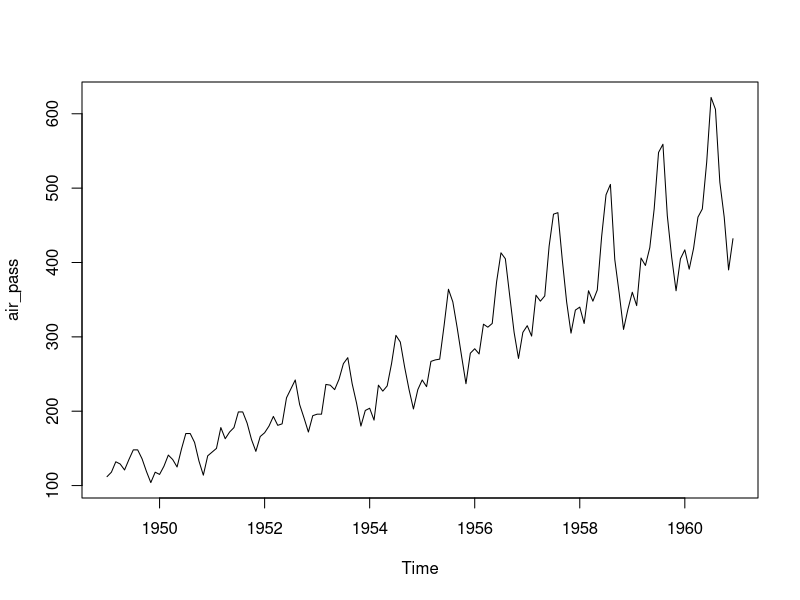
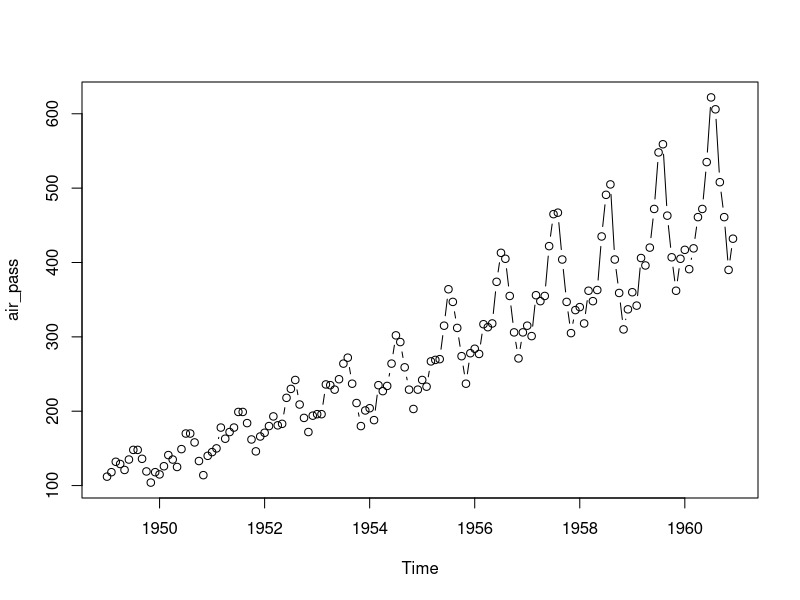
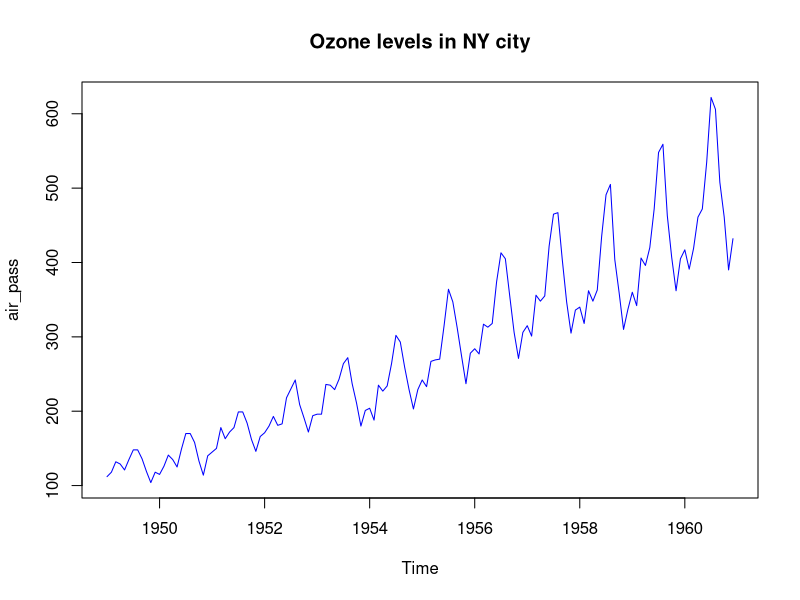

Generate these figures, in order, with R: (Note: this script raises an error after producing the figures.)
air_pass <- datasets::AirPassengers


## top 10 and last 10 rows
head(air_pass,10)
tail(air_pass,10)


summary(AirPassengers)


###################

plot(air_pass)



# points and lines 

plot(air_pass, type= "b") # p: points, l: lines,b: both
plot(air_pass, main = 'Ozone levels in NY city',
     col = 'blue')


# Horizontal bar plot

barplot(air_pass , col= 'blue',horiz = T,axes=T)


#Histogram

hist(air_pass)


#Single box plot

boxplot(air_pass,main="Boxplot")


